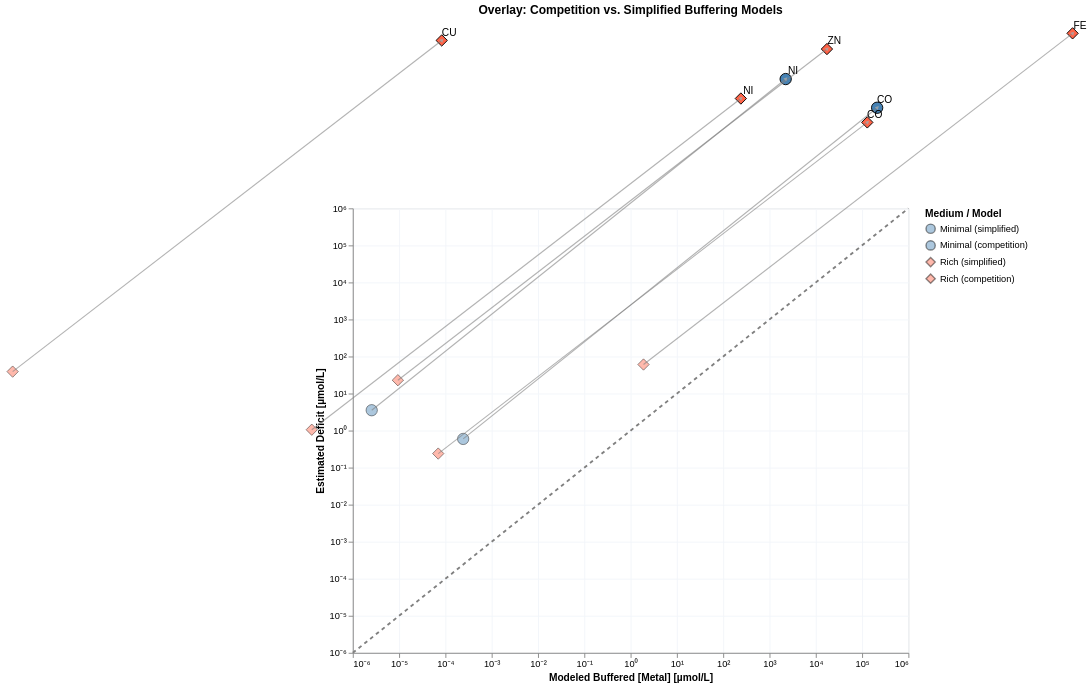

Notebook code for this chart:
### Markdown cell above
### Plot 3 – Overlay: competition vs. simplified, with shift arrows

### Code cell
def prep_model_df(plot_df_pd, model_label: str) -> pl.DataFrame:
    return (
        pl.from_pandas(plot_df_pd)
        .with_columns([
            (pl.col("est_buf_center_M") * 1e6).alias("x_uM"),
            (pl.col("deficit_M")        * 1e6).alias("y_uM"),
            pl.lit(model_label).alias("model"),
        ])
        .filter((pl.col("x_uM") > 0) & (pl.col("y_uM") > 0))
    )

df_simp = prep_model_df(plot_df_simp, "simplified")
df_comp = prep_model_df(plot_df_comp, "competition")

df_simp = df_simp.with_columns(
    pl.concat_str([pl.col("Medium"), pl.lit(" (simplified)")]).alias("medium_model")
)
df_comp = df_comp.with_columns(
    pl.concat_str([pl.col("Medium"), pl.lit(" (competition)")]).alias("medium_model")
)

# ── Scales for the four-way legend ───────────────────────────────────────────
DOMAIN = [
    "Minimal (simplified)", "Minimal (competition)",
    "Rich (simplified)",    "Rich (competition)",
]
COLOR_RANGE = ["steelblue", "steelblue", "tomato", "tomato"]
SHAPE_RANGE = ["circle",    "circle",    "diamond", "diamond"]
OPACITY_RANGE = [0.4, 1.0, 0.4, 1.0]   # simplified = faded, competition = solid

color_scale4 = alt.Scale(domain=DOMAIN, range=COLOR_RANGE)
shape_scale4 = alt.Scale(domain=DOMAIN, range=SHAPE_RANGE)

_ax_x = alt.Axis(labelExpr=_log_label_unicode, title="Modeled Buffered [Metal] [µmol/L]")
_ax_y = alt.Axis(labelExpr=_log_label_unicode, title="Estimated Deficit [µmol/L]")

legend_cfg = alt.Legend(title="Medium / Model")
# Arrow table: one row per (Medium, Element) pair
df_arrows = (
    df_simp.join(df_comp, on=["Medium", "Element"], suffix="_comp")
    .filter(
        (pl.col("x_uM_comp") > 0) & (pl.col("y_uM_comp") > 0) &
        ((pl.col("x_uM_comp") - pl.col("x_uM")).abs() +
         (pl.col("y_uM_comp") - pl.col("y_uM")).abs() > 1e-10)
    )
)

# Compute arrowhead angle in log10 space — in Vega 0°=up, clockwise positive
x0 = df_arrows["x_uM"].to_numpy()
y0 = df_arrows["y_uM"].to_numpy()
x1 = df_arrows["x_uM_comp"].to_numpy()
y1 = df_arrows["y_uM_comp"].to_numpy()
math_angle = np.degrees(np.arctan2(np.log10(y1/y0), np.log10(x1/x0)))
vega_angle  = 90 - math_angle   # convert: math 0°=right → Vega 0°=up

df_arrows = df_arrows.with_columns(
    pl.Series("arrow_angle_deg", vega_angle)
)

x_scale = alt.Scale(type="log", domain=[1e-6, 1e6])
y_scale = alt.Scale(type="log", domain=[1e-6, 1e6])
color_scale = alt.Scale(
    domain=["Minimal","Rich"],
    range=["steelblue","tomato"]
)
shape_scale = alt.Scale(
    domain=["Minimal","Rich"],
    range=["circle","diamond"]
)

# 1. y = x reference
ref_line = (
    alt.Chart(pl.DataFrame({"v": [1e-6, 1e6]}))
    .mark_line(strokeDash=[4,4], color="gray")
    .encode(
        x=alt.X("v:Q", scale=x_scale, axis=_ax_x),
        y=alt.Y("v:Q", scale=y_scale, axis=_ax_y),
    )
)

# 2. Simplified points — semi-transparent
simp_pts = (
    alt.Chart(df_simp)
    .mark_point(filled=True, size=150, stroke="black", strokeWidth=1)
    .encode(
        x=alt.X("x_uM:Q", scale=x_scale, title="Modeled Buffered [Metal] [µmol/L]"),
        y=alt.Y("y_uM:Q", scale=y_scale, title="Estimated Deficit [µmol/L]"),
        color=alt.Color("medium_model:N", scale=color_scale4, legend=legend_cfg),
        shape=alt.Shape("medium_model:N", scale=shape_scale4, legend=legend_cfg),
        opacity=alt.OpacityValue(0.45),
    )
)


# 3. Competition points — opaque, with labels
comp_pts = (
    alt.Chart(df_comp)
    .mark_point(filled=True, size=150, stroke="black", strokeWidth=1)
    .encode(
        x=alt.X("x_uM:Q", scale=x_scale),
        y=alt.Y("y_uM:Q", scale=y_scale),
        color=alt.Color("medium_model:N", scale=color_scale4, legend=legend_cfg),
        shape=alt.Shape("medium_model:N", scale=shape_scale4, legend=legend_cfg),
        opacity=alt.OpacityValue(1.0),
    )
)

comp_labels = (
    alt.Chart(df_comp)
    .mark_text(dx=8, dy=-8, fontSize=11)
    .encode(
        x=alt.X("x_uM:Q", scale=x_scale),
        y=alt.Y("y_uM:Q", scale=y_scale),
        text="Element:N",
    )
)

# 4a. Arrow lines (simplified → competition)
arrow_lines = (
    alt.Chart(df_arrows)
    .mark_rule(color="gray", opacity=0.6, strokeWidth=1.2)
    .encode(
        x=alt.X( "x_uM:Q",      scale=x_scale),
        y=alt.Y( "y_uM:Q",      scale=y_scale),
        x2=alt.X2("x_uM_comp:Q"),
        y2=alt.Y2("y_uM_comp:Q"),
    )
)

# 4b. Arrowheads at the tip (competition end)
arrow_heads = (
    alt.Chart(df_arrows)
    .mark_point(shape="triangle", filled=True, size=20,
                color="darkgray", opacity=0.8)
    .encode(
        x=alt.X("x_uM_comp:Q", scale=x_scale),
        y=alt.Y("y_uM_comp:Q", scale=y_scale),
        angle=alt.Angle("arrow_angle_deg:Q",
                        scale=alt.Scale(domain=[0,360], range=[0,360])),
    )
)

chart3 = (
    ref_line +  simp_pts +  comp_pts + arrow_lines + arrow_heads + comp_labels
).properties(
    width=600, height=480,
    title="Overlay: Competition vs. Simplified Buffering Models"
).configure_axis(gridColor="#f3f6fa")
# chart3.save("notebooks/cofactors/buffer_figures/two_models_comparison.svg")
chart3

### Figure 1 — Vega-Lite specification as saved in the notebook (floating-point values rounded to 4 significant figures)
{"config": {"view": {"continuousWidth": 300, "continuousHeight": 300}, "axis": {"gridColor": "#f3f6fa"}}, "layer": [{"data": {"name": "data-1c3ca3cce69c13645fce19fabe446275"}, "mark": {"type": "line", "color": "gray", "strokeDash": [4, 4]}, "encoding": {"x": {"axis": {"labelExpr": "datum.value > 0 ? '10' + replace(replace(replace(replace(replace(replace(replace(replace(replace(replace(replace('' + round(log(datum.value)/LN10), '-','⁻'),'0','⁰'),'1','¹'),'2','²'),'3','³'),'4','⁴'),'5','⁵'),'6','⁶'),'7','⁷'),'8','⁸'),'9','⁹') : '0'", "title": "Modeled Buffered [Metal] [µmol/L]"}, "field": "v", "scale": {"domain": [1e-06, 1000000.0], "type": "log"}, "type": "quantitative"}, "y": {"axis": {"labelExpr": "datum.value > 0 ? '10' + replace(replace(replace(replace(replace(replace(replace(replace(replace(replace(replace('' + round(log(datum.value)/LN10), '-','⁻'),'0','⁰'),'1','¹'),'2','²'),'3','³'),'4','⁴'),'5','⁵'),'6','⁶'),'7','⁷'),'8','⁸'),'9','⁹') : '0'", "title": "Estimated Deficit [µmol/L]"}, "field": "v", "scale": {"domain": [1e-06, 1000000.0], "type": "log"}, "type": "quantitative"}}}, {"data": {"name": "data-6de1078abc614b1f53f16effd1da82e3"}, "mark": {"type": "point", "filled": true, "size": 150, "stroke": "black", "strokeWidth": 1}, "encoding": {"color": {"field": "medium_model", "legend": {"title": "Medium / Model"}, "scale": {"domain": ["Minimal (simplified)", "Minimal (competition)", "Rich (simplified)", "Rich (competition)"], "range": ["steelblue", "steelblue", "tomato", "tomato"]}, "type": "nominal"}, "opacity": {"value": 0.45}, "shape": {"field": "medium_model", "legend": {"title": "Medium / Model"}, "scale": {"domain": ["Minimal (simplified)", "Minimal (competition)", "Rich (simplified)", "Rich (competition)"], "range": ["circle", "circle", "diamond", "diamond"]}, "type": "nominal"}, "x": {"field": "x_uM", "scale": {"domain": [1e-06, 1000000.0], "type": "log"}, "title": "Modeled Buffered [Metal] [µmol/L]", "type": "quantitative"}, "y": {"field": "y_uM", "scale": {"domain": [1e-06, 1000000.0], "type": "log"}, "title": "Estimated Deficit [µmol/L]", "type": "quantitative"}}}, {"data": {"name": "data-93c580b8af1eca1f70dab6f1a84fc280"}, "mark": {"type": "point", "filled": true, "size": 150, "stroke": "black", "strokeWidth": 1}, "encoding": {"color": {"field": "medium_model", "legend": {"title": "Medium / Model"}, "scale": {"domain": ["Minimal (simplified)", "Minimal (competition)", "Rich (simplified)", "Rich (competition)"], "range": ["steelblue", "steelblue", "tomato", "tomato"]}, "type": "nominal"}, "opacity": {"value": 1.0}, "shape": {"field": "medium_model", "legend": {"title": "Medium / Model"}, "scale": {"domain": ["Minimal (simplified)", "Minimal (competition)", "Rich (simplified)", "Rich (competition)"], "range": ["circle", "circle", "diamond", "diamond"]}, "type": "nominal"}, "x": {"field": "x_uM", "scale": {"domain": [1e-06, 1000000.0], "type": "log"}, "type": "quantitative"}, "y": {"field": "y_uM", "scale": {"domain": [1e-06, 1000000.0], "type": "log"}, "type": "quantitative"}}}, {"data": {"name": "data-aed7f0119045ea1cc3e7a151cf41982a"}, "mark": {"type": "rule", "color": "gray", "opacity": 0.6, "strokeWidth": 1.2}, "encoding": {"x": {"field": "x_uM", "scale": {"domain": [1e-06, 1000000.0], "type": "log"}, "type": "quantitative"}, "x2": {"field": "x_uM_comp"}, "y": {"field": "y_uM", "scale": {"domain": [1e-06, 1000000.0], "type": "log"}, "type": "quantitative"}, "y2": {"field": "y_uM_comp"}}}, {"data": {"name": "data-aed7f0119045ea1cc3e7a151cf41982a"}, "mark": {"type": "point", "color": "darkgray", "filled": true, "opacity": 0.8, "shape": "triangle", "size": 20}, "encoding": {"angle": {"field": "arrow_angle_deg", "scale": {"domain": [0, 360], "range": [0, 360]}, "type": "quantitative"}, "x": {"field": "x_uM_comp", "scale": {"domain": [1e-06, 1000000.0], "type": "log"}, "type": "quantitative"}, "y": {"field": "y_uM_comp", "scale": {"domain": [1e-06, 1000000.0], "type": "log"}, "type": "quantitative"}}}, {"data": {"name": "data-93c580b8af1eca1f70dab6f1a84fc280"}, "mark": {"type": "text", "dx": 8, "dy": -8, "fontSize": 11}, "encoding": {"text": {"field": "Element", "type": "nominal"}, "x": {"field": "x_uM", "scale": {"domain": [1e-06, 1000000.0], "type": "log"}, "type": "quantitative"}, "y": {"field": "y_uM", "scale": {"domain": [1e-06, 1000000.0], "type": "log"}, "type": "quantitative"}}}], "height": 480, "title": "Overlay: Competition vs. Simplified Buffering Models", "width": 600, "$schema": "https://vega.github.io/schema/vega-lite/v6.4.1.json", "datasets": {"data-1c3ca3cce69c13645fce19fabe446275": [{"v": 1e-06}, {"v": 1000000.0}], "data-6de1078abc614b1f53f16effd1da82e3": [{"Medium": "Minimal", "Element": "CO", "est_buf_lb_M": 2.42e-10, "est_buf_ub_M": 2.42e-10, "est_buf_center_M": 2.42e-10, "deficit_M": 5.957e-07, "deficit_M_err": 1.145e-06, "x_uM": 0.000242, "y_uM": 0.5957, "model": "simplified", "medium_model": "Minimal (simplified)"}, {"Medium": "Minimal", "Element": "NI", "est_buf_lb_M": 2.56e-12, "est_buf_ub_M": 2.56e-12, "est_buf_center_M": 2.56e-12, "deficit_M": 3.546e-06, "deficit_M_err": 1.154e-06, "x_uM": 2.56e-06, "y_uM": 3.546, "model": "simplified", "medium_model": "Minimal (simplified)"}, {"Medium": "Rich", "Element": "FE", "est_buf_lb_M": 1.9e-06, "est_buf_ub_M": 1.9e-06, "est_buf_center_M": 1.9e-06, "deficit_M": 6.076e-05, "deficit_M_err": 7.159e-05, "x_uM": 1.9, "y_uM": 60.76, "model": "simplified", "medium_model": "Rich (simplified)"}, {"Medium": "Rich", "Element": "CO", "est_buf_lb_M": 7e-11, "est_buf_ub_M": 7e-11, "est_buf_center_M": 7e-11, "deficit_M": 2.397e-07, "deficit_M_err": 5.403e-08, "x_uM": 7e-05, "y_uM": 0.2397, "model": "simplified", "medium_model": "Rich (simplified)"}, {"Medium": "Rich", "Element": "NI", "est_buf_lb_M": 1.3e-13, "est_buf_ub_M": 1.3e-13, "est_buf_center_M": 1.3e-13, "deficit_M": 1.057e-06, "deficit_M_err": 5.487e-07, "x_uM": 1.3e-07, "y_uM": 1.057, "model": "simplified", "medium_model": "Rich (simplified)"}, {"Medium": "Rich", "Element": "CU", "est_buf_lb_M": 4.5e-20, "est_buf_ub_M": 4.5e-20, "est_buf_center_M": 4.5e-20, "deficit_M": 3.91e-05, "deficit_M_err": 1.588e-05, "x_uM": 4.5e-14, "y_uM": 39.1, "model": "simplified", "medium_model": "Rich (simplified)"}, {"Medium": "Rich", "Element": "ZN", "est_buf_lb_M": 9.4e-12, "est_buf_ub_M": 9.4e-12, "est_buf_center_M": 9.4e-12, "deficit_M": 2.29e-05, "deficit_M_err": 4.917e-05, "x_uM": 9.4e-06, "y_uM": 22.9, "model": "simplified", "medium_model": "Rich (simplified)"}], "data-93c580b8af1eca1f70dab6f1a84fc280": [{"Medium": "Minimal", "Element": "CO", "est_buf_lb_M": 0.2113, "est_buf_ub_M": 0.2113, "est_buf_center_M": 0.2113, "deficit_M": 520.1, "deficit_M_err": 1000.0, "x_uM": 211300.0, "y_uM": 520100000.0, "model": "competition", "medium_model": "Minimal (competition)"}, {"Medium": "Minimal", "Element": "NI", "est_buf_lb_M": 0.002235, "est_buf_ub_M": 0.002235, "est_buf_center_M": 0.002235, "deficit_M": 3096.0, "deficit_M_err": 1008.0, "x_uM": 2235.0, "y_uM": 3096000000.0, "model": "competition", "medium_model": "Minimal (competition)"}, {"Medium": "Rich", "Element": "FE", "est_buf_lb_M": 3516.0, "est_buf_ub_M": 3516.0, "est_buf_center_M": 3516.0, "deficit_M": 53050.0, "deficit_M_err": 62510.0, "x_uM": 3516000000.0, "y_uM": 53050000000.0, "model": "competition", "medium_model": "Rich (competition)"}, {"Medium": "Rich", "Element": "CO", "est_buf_lb_M": 0.1296, "est_buf_ub_M": 0.1296, "est_buf_center_M": 0.1296, "deficit_M": 209.3, "deficit_M_err": 47.18, "x_uM": 129600.0, "y_uM": 209300000.0, "model": "competition", "medium_model": "Rich (competition)"}, {"Medium": "Rich", "Element": "NI", "est_buf_lb_M": 0.0002406, "est_buf_ub_M": 0.0002406, "est_buf_center_M": 0.0002406, "deficit_M": 922.5, "deficit_M_err": 479.1, "x_uM": 240.6, "y_uM": 922500000.0, "model": "competition", "medium_model": "Rich (competition)"}, {"Medium": "Rich", "Element": "CU", "est_buf_lb_M": 8.328e-11, "est_buf_ub_M": 8.328e-11, "est_buf_center_M": 8.328e-11, "deficit_M": 34140.0, "deficit_M_err": 13860.0, "x_uM": 8.328e-05, "y_uM": 34140000000.0, "model": "competition", "medium_model": "Rich (competition)"}, {"Medium": "Rich", "Element": "ZN", "est_buf_lb_M": 0.0174, "est_buf_ub_M": 0.0174, "est_buf_center_M": 0.0174, "deficit_M": 20000.0, "deficit_M_err": 42930.0, "x_uM": 17400.0, "y_uM": 20000000000.0, "model": "competition", "medium_model": "Rich (competition)"}], "data-aed7f0119045ea1cc3e7a151cf41982a": [{"Medium": "Minimal", "Element": "CO", "est_buf_lb_M": 2.42e-10, "est_buf_ub_M": 2.42e-10, "est_buf_center_M": 2.42e-10, "deficit_M": 5.957e-07, "deficit_M_err": 1.145e-06, "x_uM": 0.000242, "y_uM": 0.5957, "model": "simplified", "medium_model": "Minimal (simplified)", "est_buf_lb_M_comp": 0.2113, "est_buf_ub_M_comp": 0.2113, "est_buf_center_M_comp": 0.2113, "deficit_M_comp": 520.1, "deficit_M_err_comp": 1000.0, "x_uM_comp": 211300.0, "y_uM_comp": 520100000.0, "model_comp": "competition", "medium_model_comp": "Minimal (competition)", "arrow_angle_deg": 45.0}, {"Medium": "Minimal", "Element": "NI", "est_buf_lb_M": 2.56e-12, "est_buf_ub_M": 2.56e-12, "est_buf_center_M": 2.56e-12, "deficit_M": 3.546e-06, "deficit_M_err": 1.154e-06, "x_uM": 2.56e-06, "y_uM": 3.546, "model": "simplified", "medium_model": "Minimal (simplified)", "est_buf_lb_M_comp": 0.002235, "est_buf_ub_M_comp": 0.002235, "est_buf_center_M_comp": 0.002235, "deficit_M_comp": 3096.0, "deficit_M_err_comp": 1008.0, "x_uM_comp": 2235.0, "y_uM_comp": 3096000000.0, "model_comp": "competition", "medium_model_comp": "Minimal (competition)", "arrow_angle_deg": 45.0}, {"Medium": "Rich", "Element": "FE", "est_buf_lb_M": 1.9e-06, "est_buf_ub_M": 1.9e-06, "est_buf_center_M": 1.9e-06, "deficit_M": 6.076e-05, "deficit_M_err": 7.159e-05, "x_uM": 1.9, "y_uM": 60.76, "model": "simplified", "medium_model": "Rich (simplified)", "est_buf_lb_M_comp": 3516.0, "est_buf_ub_M_comp": 3516.0, "est_buf_center_M_comp": 3516.0, "deficit_M_comp": 53050.0, "deficit_M_err_comp": 62510.0, "x_uM_comp": 3516000000.0, "y_uM_comp": 53050000000.0, "model_comp": "competition", "medium_model_comp": "Rich (competition)", "arrow_angle_deg": 46.03}, {"Medium": "Rich", "Element": "CO", "est_buf_lb_M": 7e-11, "est_buf_ub_M": 7e-11, "est_buf_center_M": 7e-11, "deficit_M": 2.397e-07, "deficit_M_err": 5.403e-08, "x_uM": 7e-05, "y_uM": 0.2397, "model": "simplified", "medium_model": "Rich (simplified)", "est_buf_lb_M_comp": 0.1296, "est_buf_ub_M_comp": 0.1296, "est_buf_center_M_comp": 0.1296, "deficit_M_comp": 209.3, "deficit_M_err_comp": 47.18, "x_uM_comp": 129600.0, "y_uM_comp": 209300000.0, "model_comp": "competition", "medium_model_comp": "Rich (competition)", "arrow_angle_deg": 46.03}, {"Medium": "Rich", "Element": "NI", "est_buf_lb_M": 1.3e-13, "est_buf_ub_M": 1.3e-13, "est_buf_center_M": 1.3e-13, "deficit_M": 1.057e-06, "deficit_M_err": 5.487e-07, "x_uM": 1.3e-07, "y_uM": 1.057, "model": "simplified", "medium_model": "Rich (simplified)", "est_buf_lb_M_comp": 0.0002406, "est_buf_ub_M_comp": 0.0002406, "est_buf_center_M_comp": 0.0002406, "deficit_M_comp": 922.5, "deficit_M_err_comp": 479.1, "x_uM_comp": 240.6, "y_uM_comp": 922500000.0, "model_comp": "competition", "medium_model_comp": "Rich (competition)", "arrow_angle_deg": 46.03}, {"Medium": "Rich", "Element": "CU", "est_buf_lb_M": 4.5e-20, "est_buf_ub_M": 4.5e-20, "est_buf_center_M": 4.5e-20, "deficit_M": 3.91e-05, "deficit_M_err": 1.588e-05, "x_uM": 4.5e-14, "y_uM": 39.1, "model": "simplified", "medium_model": "Rich (simplified)", "est_buf_lb_M_comp": 8.328e-11, "est_buf_ub_M_comp": 8.328e-11, "est_buf_center_M_comp": 8.328e-11, "deficit_M_comp": 34140.0, "deficit_M_err_comp": 13860.0, "x_uM_comp": 8.328e-05, "y_uM_comp": 34140000000.0, "model_comp": "competition", "medium_model_comp": "Rich (competition)", "arrow_angle_deg": 46.03}, {"Medium": "Rich", "Element": "ZN", "est_buf_lb_M": 9.4e-12, "est_buf_ub_M": 9.4e-12, "est_buf_center_M": 9.4e-12, "deficit_M": 2.29e-05, "deficit_M_err": 4.917e-05, "x_uM": 9.4e-06, "y_uM": 22.9, "model": "simplified", "medium_model": "Rich (simplified)", "est_buf_lb_M_comp": 0.0174, "est_buf_ub_M_comp": 0.0174, "est_buf_center_M_comp": 0.0174, "deficit_M_comp": 20000.0, "deficit_M_err_comp": 42930.0, "x_uM_comp": 17400.0, "y_uM_comp": 20000000000.0, "model_comp": "competition", "medium_model_comp": "Rich (competition)", "arrow_angle_deg": 46.03}]}}
